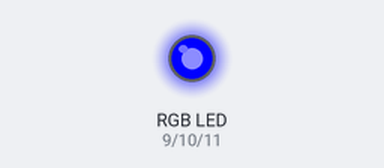
Recording of a sketch running on a simulated Arduino Uno, built with avr-gcc and run on an emulated ATmega328P. Parts: an RGB LED mixed from three pins (HIGH = lit).

Above: at 0.1 s.
Timing chart, 0 to 1.6 s (numbered marks = the images above):
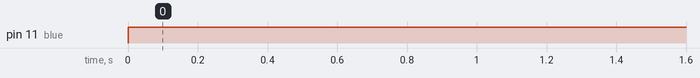

The sketch:

rgb.ino
```cpp
int red = 9;
int green = 10;
int blue = 11;

void setColor(int r, int g, int b){
  analogWrite(red, r);
  analogWrite(green, g);
  analogWrite(blue, b);
}

void setup() {
  pinMode(red, OUTPUT);
  pinMode(green, OUTPUT);
  pinMode(blue, OUTPUT);
}

void loop() {
  setColor(0, 0, 255);
  delay(5);
}
```

Measured:
- by itself, pin 11 (blue): LOW → HIGH at 0.00 s
